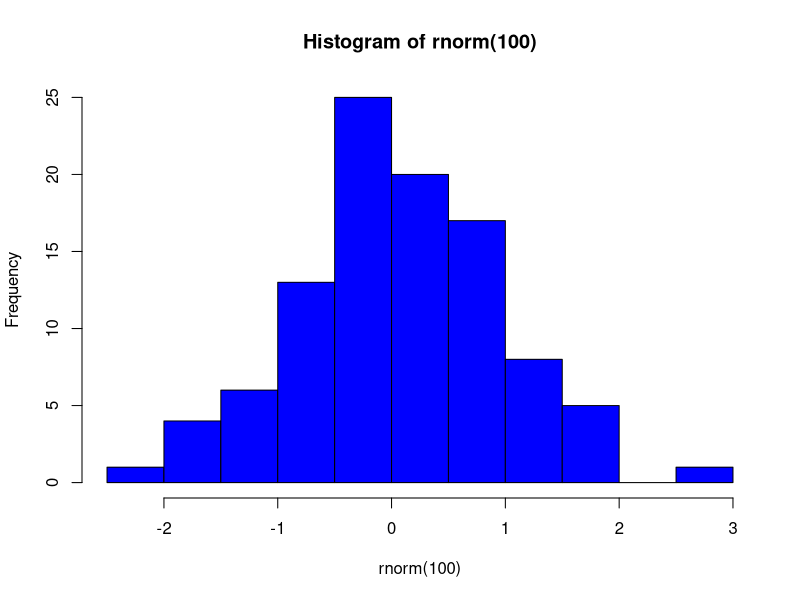
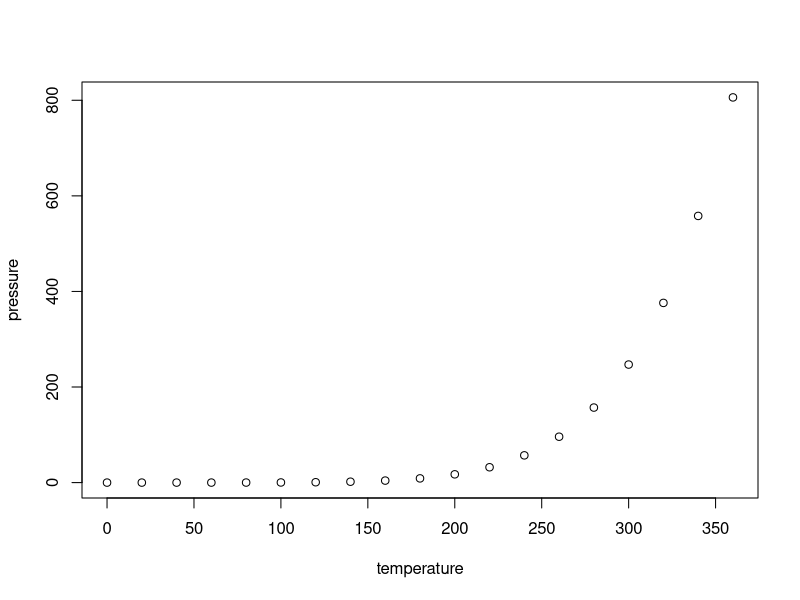

These figures' R source, in order:
## ---- chunk 1
hist(rnorm(100), col="blue")
## ---- chunk 2
summary(cars)
## ---- chunk 3
plot(pressure)
